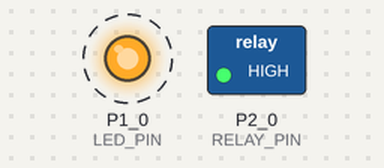
Bench run of a sketch on a simulated TI MSP430 LaunchPad. On the bench: switched loads named in the sketch (green lamp = pin HIGH), output pins drawn as LEDs (lit = HIGH). Dashed ring = blinking.

Above: at 0.15 s.
Timing chart, 0 to 3.0 s (numbered marks = the images above):
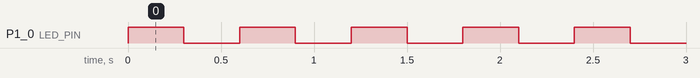

Measured:
- by itself, P1_0 (LED_PIN): alternates HIGH for 0.30 s and LOW for 0.30 s

The sketch:

relay_led.ino
```cpp
#define RELAY_PIN P2_0
#define LED_PIN   RED_LED

void setup() {
  pinMode(RELAY_PIN, OUTPUT);
  pinMode(LED_PIN, OUTPUT);
}

void loop() {
  // Turn relay ON
  digitalWrite(RELAY_PIN, HIGH);

  // Blink LED while relay is ON
  digitalWrite(LED_PIN, HIGH);
  delay(300);  // LED ON duration
  digitalWrite(LED_PIN, LOW);
  delay(300);  // LED OFF duration

  // Optional: Turn relay OFF after some time
  // digitalWrite(RELAY_PIN, LOW);
  // delay(1000);
}
```
